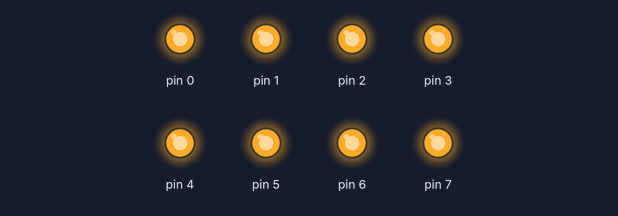
The sketch below on a simulated Arduino Uno, built with avr-gcc and run on an emulated ATmega328P. Parts: output pins drawn as LEDs (lit = HIGH).

Above: at 1.0 s.
At 2.5 s:
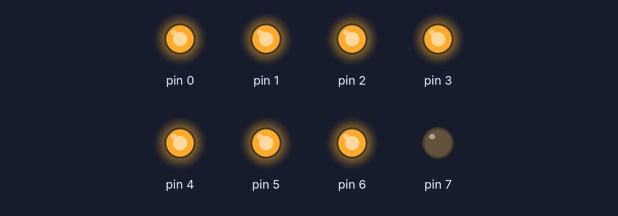
At 3.5 s:
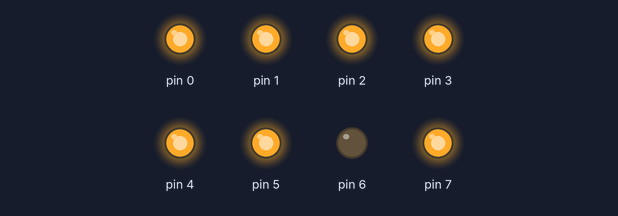
At 5.5 s:
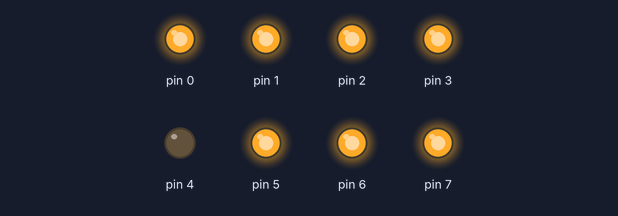
At 7.5 s:
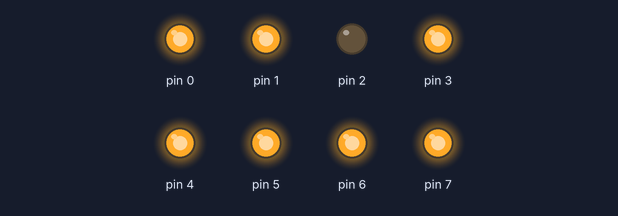
At 9.5 s:
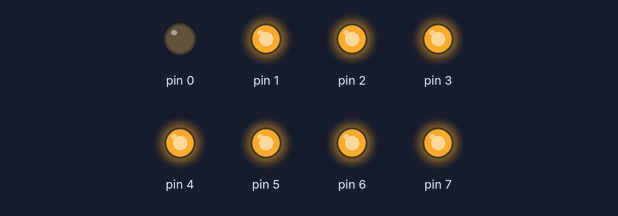
Timing chart, 0 to 13.0 s (numbered marks = the images above):
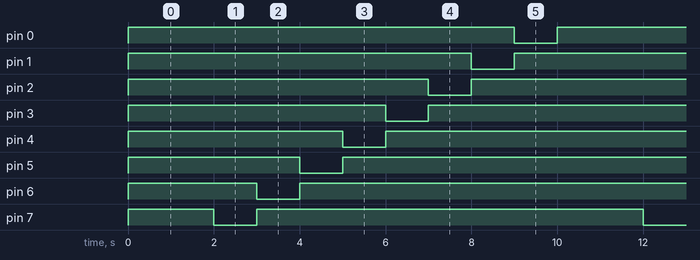

Measured:
- by itself, pin 0, pin 1: alternates HIGH for 9.0 s and LOW for 1.0 s
- by itself, pin 2–7: repeats every 10.0 s: LOW 1.0 s, HIGH 9.0 s
- by itself, everything shown: repeats every 10.0 s, in 9 steps

The sketch:

sketch_sep15a.ino
```cpp
int LED=9;
void setup() {
  // put your setup code here, to run once:
for(int i=0;i<8;i++)

  pinMode (i,OUTPUT);
}

void loop() {
  // put your main code here, to run repeatedly:
   for(int i=7;i>-1;i--)

   digitalWrite(i, HIGH);
   if(LED>=0)
    digitalWrite(LED,LOW);

   else
     LED=9;
   LED--;
   delay(1000);
}
```
